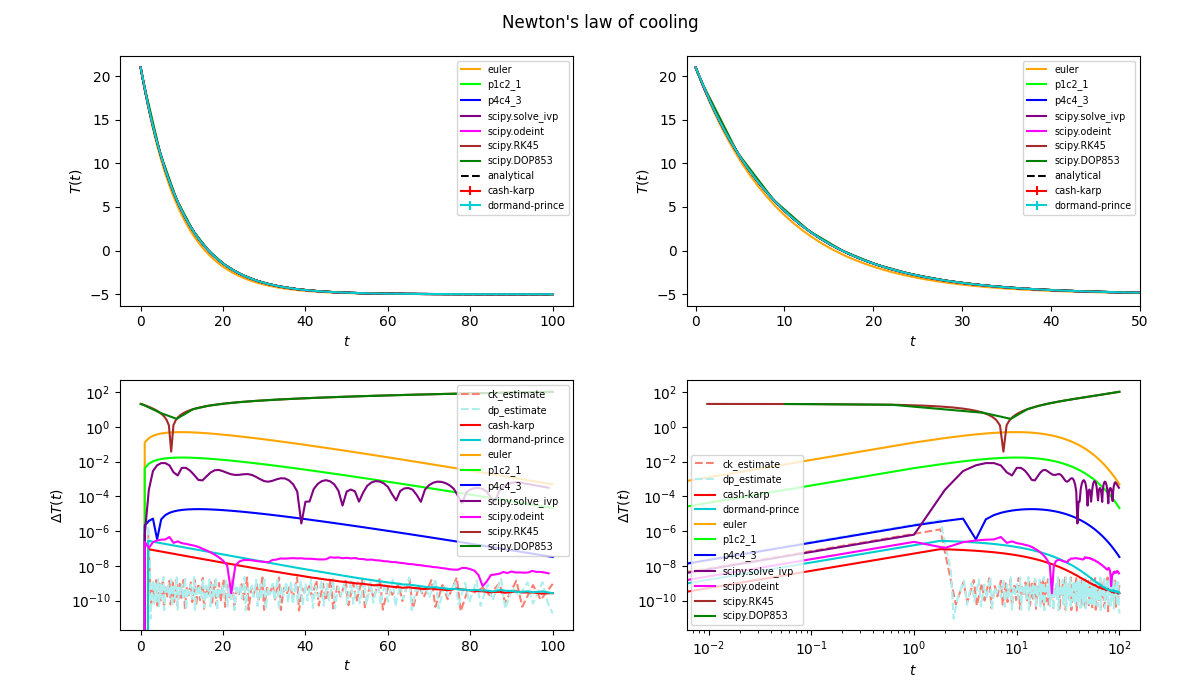

The Python source for this figure:
import numpy as np
import matplotlib.pyplot as plt
import scipy.integrate
from ODEmethods.methods import rk_methods, predictor, corrector
from ODEmethods.rungekutta import RKMethod 
from ODEmethods.pece import PECE

# Newton's law of cooling
def heat(t, Temp, par=[0.1, -5.]):
    return (-par[0] * (Temp - par[1]))

def analytical_heat(t, T0, par=[0.1, -5]):
    return (par[1] + np.exp(-par[0] * np.array(t)) * (T0 - par[1]))

par=[0.1,-5.]

# RK methods
problem_rk = RKMethod(rk_methods["euler"], heat, par)
rk1 = problem_rk.run(x0=0, xf=100., y0=21, init_step=1.)

problem_rk.method = rk_methods["cash_karp"]
rk2 = problem_rk.run(x0=0, xf=100., y0=21, init_step=1., adaptive=True, tolerance=1e-6)

problem_rk.method = rk_methods["dormand_prince"]
rk3 = problem_rk.run(x0=0, xf=100., y0=21, init_step=1., adaptive=True, tolerance=1e-6)

# PECE methods
problem_pc = PECE(predictor[0], corrector[0], heat, par)
pc1 = problem_pc.run(x0=0, y0=21, stepnum=100, stepsize=1., runcorr=1)

problem_pc.predictor = predictor[3]
problem_pc.corrector = corrector[2]
pc2 = problem_pc.run(x0=0, y0=21, stepnum=100, stepsize=1., runcorr=3)

# Scipy methods
sct = np.arange(0, 100, 1)
sc1 = scipy.integrate.solve_ivp(heat, t_span=(0, 100), y0=[21], t_eval=sct)
sc2 = scipy.integrate.odeint(heat, t=sct, y0=[21], tfirst=True)
sc2 = np.transpose(sc2)[0]

sc3_solver = scipy.integrate.RK45(heat, 0, [21], t_bound=100., first_step=1.)
sc4_solver = scipy.integrate.DOP853(heat, 0, [21], t_bound=100., first_step=1.)
def scipy_run(sc_solver):
    sc = [[0.],[21.]]
    while True:
        try:
            sc_solver.step()
        except Exception as e:
            print(e)
            break
        sc[0].append(sc_solver.t)
        sc[1].append(sc_solver.y)
    return sc
sc3 = scipy_run(sc3_solver)
sc4 = scipy_run(sc4_solver)

# Script for plotting graphs
fig = plt.figure()
plt.suptitle("Newton's law of cooling")
fig.set_size_inches(12, 7)

plt.subplot(2, 2, 1)
plt.errorbar(rk2[0], rk2[1], yerr=rk2[2], label='cash-karp', color='red')
plt.errorbar(rk3[0], rk3[1], yerr=rk3[2], label='dormand-prince', color='darkturquoise')
plt.plot(rk1[0], rk1[1], label='euler', color='orange')
plt.plot(pc1[0], pc1[1], label='p1c2_1', color='lime')
plt.plot(pc2[0], pc2[1], label='p4c4_3', color='blue')
plt.plot(sc1['t'], sc1['y'][0], label='scipy.solve_ivp', color='purple')
plt.plot(sct, sc2, label='scipy.odeint', color='fuchsia')
plt.plot(sc3[0], sc3[1], label='scipy.RK45', color='brown')
plt.plot(sc4[0], sc4[1], label='scipy.DOP853', color='green')
plt.plot(rk2[0], analytical_heat(rk2[0], 21, par), label='analytical', color='black', linestyle='--')
plt.xlabel(r'$t$')
plt.ylabel(r'$T(t)$')
plt.legend(fontsize="xx-small")

plt.subplot(2, 2, 2)
plt.errorbar(rk2[0], rk2[1], yerr=rk2[2], label='cash-karp', color='red')
plt.errorbar(rk3[0], rk3[1], yerr=rk3[2], label='dormand-prince', color='darkturquoise')
plt.plot(rk1[0], rk1[1], label='euler', color='orange')
plt.plot(pc1[0], pc1[1], label='p1c2_1', color='lime')
plt.plot(pc2[0], pc2[1], label='p4c4_3', color='blue')
plt.plot(sc1['t'], sc1['y'][0], label='scipy.solve_ivp', color='purple')
plt.plot(sct, sc2, label='scipy.odeint', color='fuchsia')
plt.plot(sc3[0], sc3[1], label='scipy.RK45', color='brown')
plt.plot(sc4[0], sc4[1], label='scipy.DOP853', color='green')
plt.plot(rk2[0], analytical_heat(rk2[0], 21, par), label='analytical', color='black', linestyle='--')
plt.xlabel(r'$t$')
plt.ylabel(r'$T(t)$')
plt.xlim(-1., 50.)
plt.legend(fontsize="xx-small")

plt.subplot(2, 2, 3)
plt.semilogy(rk2[0], rk2[2], label='ck_estimate', color='salmon', linestyle='--')
plt.semilogy(rk3[0], rk3[2], label='dp_estimate', color='paleturquoise', linestyle='--')
plt.semilogy(rk2[0], np.absolute(rk2[1]-analytical_heat(rk2[0], 21, par)), label='cash-karp', color='red')
plt.semilogy(rk3[0], np.absolute(rk3[1]-analytical_heat(rk3[0], 21, par)), label='dormand-prince', color='darkturquoise')
plt.semilogy(rk1[0], np.absolute(rk1[1]-analytical_heat(rk1[0], 21, par)), label='euler', color='orange')
plt.semilogy(pc1[0], np.absolute(pc1[1]-analytical_heat(pc1[0], 21, par)), label='p1c2_1', color='lime')
plt.semilogy(pc2[0], np.absolute(pc2[1]-analytical_heat(pc2[0], 21, par)), label='p4c4_3', color='blue')
plt.semilogy(sc1['t'], np.absolute(sc1['y'][0]-analytical_heat(sc1['t'], 21, par)), label='scipy.solve_ivp', color='purple')
plt.semilogy(sct, np.absolute(sc2-analytical_heat(sct, 21, par)), label='scipy.odeint', color='fuchsia')
plt.semilogy(sc3[0], np.absolute(sc3[1]-analytical_heat(sc3[0], 21, par)), label='scipy.RK45', color='brown')
plt.semilogy(sc4[0], np.absolute(sc4[1]-analytical_heat(sc4[0], 21, par)), label='scipy.DOP853', color='green')
plt.xlabel(r'$t$')
plt.ylabel(r'$\Delta T(t)$')
plt.legend(fontsize="xx-small")

plt.subplot(2, 2, 4)
plt.loglog(rk2[0], rk2[2], label='ck_estimate', color='salmon', linestyle='--')
plt.loglog(rk3[0], rk3[2], label='dp_estimate', color='paleturquoise', linestyle='--')
plt.loglog(rk2[0], np.absolute(rk2[1]-analytical_heat(rk2[0], 21, par)), label='cash-karp', color='red')
plt.loglog(rk3[0], np.absolute(rk3[1]-analytical_heat(rk3[0], 21, par)), label='dormand-prince', color='darkturquoise')
plt.loglog(rk1[0], np.absolute(rk1[1]-analytical_heat(rk1[0], 21, par)), label='euler', color='orange')
plt.loglog(pc1[0], np.absolute(pc1[1]-analytical_heat(pc1[0], 21, par)), label='p1c2_1', color='lime')
plt.loglog(pc2[0], np.absolute(pc2[1]-analytical_heat(pc2[0], 21, par)), label='p4c4_3', color='blue')
plt.loglog(sc1['t'], np.absolute(sc1['y'][0]-analytical_heat(sc1['t'], 21, par)), label='scipy.solve_ivp', color='purple')
plt.loglog(sct, np.absolute(sc2-analytical_heat(sct, 21, par)), label='scipy.odeint', color='fuchsia')
plt.loglog(sc3[0], np.absolute(sc3[1]-analytical_heat(sc3[0], 21, par)), label='scipy.RK45', color='brown')
plt.loglog(sc4[0], np.absolute(sc4[1]-analytical_heat(sc4[0], 21, par)), label='scipy.DOP853', color='green')
plt.xlabel(r'$t$')
plt.ylabel(r'$\Delta T(t)$')
plt.legend(fontsize="xx-small")

plt.subplots_adjust(left=0.1, right=0.95, bottom=0.1, top=0.92, wspace=0.25, hspace=0.3)
plt.savefig("newton_cooling.png")
plt.show()